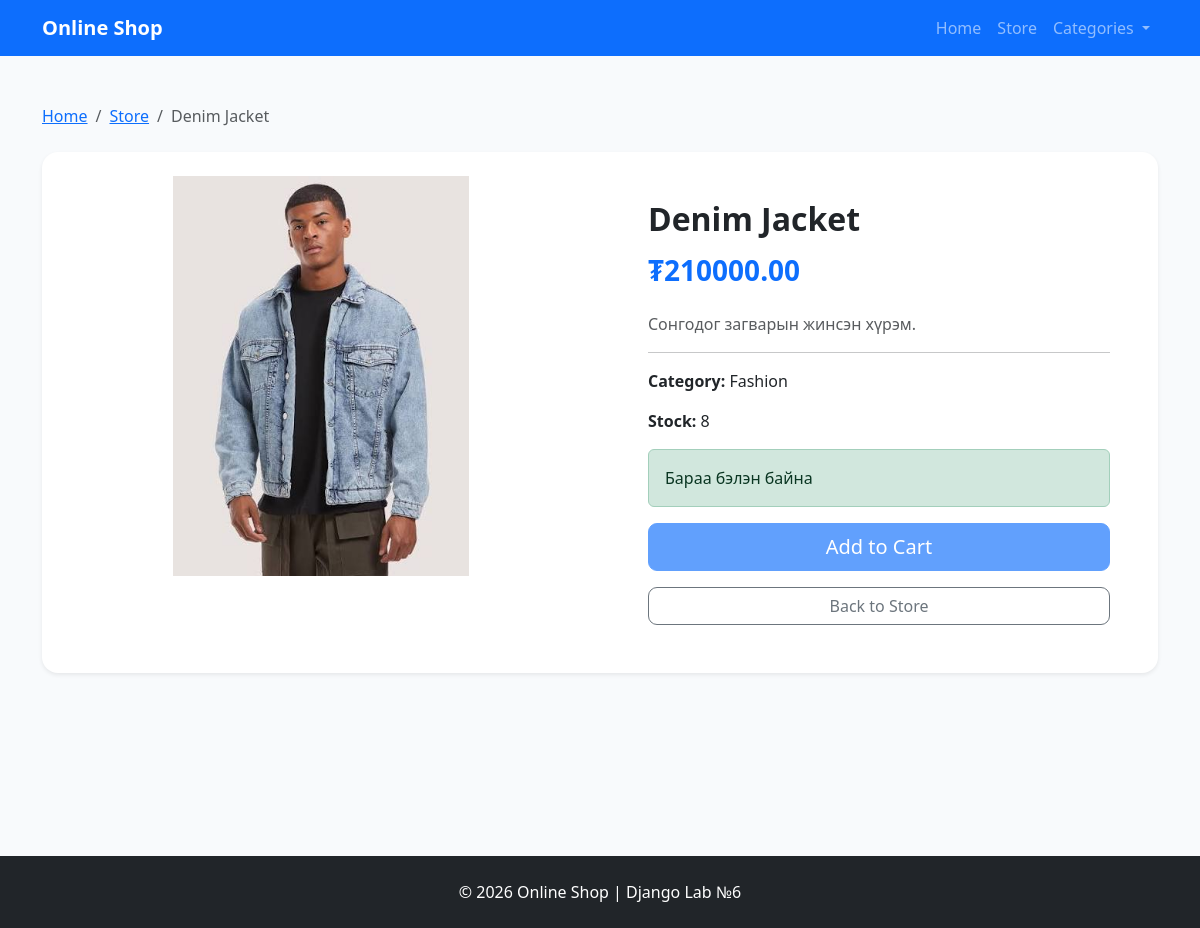
The page /fashion/denim-jacket/ on the database its author committed.
### store/models.py (models this page shows, shortened)
class Product(models.Model):
    product_name = models.CharField(max_length=200)
    slug = models.SlugField(max_length=200, unique=True)
    description = models.TextField(blank=True)
    price = models.DecimalField(
        max_digits=10,
        decimal_places=2
    )
    images = models.ImageField(
        upload_to='products/',
        blank=True
    )
    stock = models.PositiveIntegerField(default=0)
    is_available = models.BooleanField(default=True)
    category = models.ForeignKey(
        Category,
        on_delete=models.CASCADE
    )

class Category(models.Model):
    category_name = models.CharField(max_length=100)
    slug = models.SlugField(max_length=100, unique=True)
    def get_url(self):
        return reverse(
            'products_by_category',
            args=[self.slug]
        )

### store/views.py (the view)
def product_detail(request, category_slug, product_slug):
    product = get_object_or_404(
        Product.objects.select_related('category'),
        category__slug=category_slug,
        slug=product_slug
    )
    context = {
        'product': product,
    }
    return render(
        request,
        'store/product_detail.html',
        context
    )

### store/context_processors.py (called while the page is built)
def menu_links(request):
    categories = Category.objects.all().order_by('category_name')
    return {
        'menu_links': categories
    }

### templates/store/product_detail.html (shortened to what this page needs)
{% extends 'base.html' %}
{% block content %}
<section class="py-5">
    <div class="container">
        <nav aria-label="breadcrumb" class="mb-4">
            <ol class="breadcrumb">
                <li class="breadcrumb-item">
                    <a href="{% url 'home' %}">Home</a>
                </li>
                <li class="breadcrumb-item">
                    <a href="{% url 'store' %}">Store</a>
                </li>
                <li class="breadcrumb-item active">
                    {{ product.product_name }}
                </li>
            </ol>
        </nav>
        <div class="card border-0 shadow-sm rounded-4">
            <div class="row g-0">
                <div class="col-md-6 p-4">
                    {% if product.images %}
                    <img src="{{ product.images.url }}"
                         class="img-fluid rounded-4 detail-img"
                         alt="{{ product.product_name }}">
                    {% else %}
                    <div class="detail-img bg-light rounded-4
                                d-flex justify-content-center
                                align-items-center">
                        No Image
                    </div>
                    {% endif %}
                </div>
                <div class="col-md-6 p-4 p-lg-5">
                    <h2 class="fw-bold mb-3">
                        {{ product.product_name }}
                    </h2>
                    <h3 class="text-primary fw-bold mb-4">
                        ₮{{ product.price }}
                    </h3>
                    <p class="text-muted">
                        {{ product.description }}
                    </p>
                    <hr>
                    <p>
                        <strong>Category:</strong>
                        {{ product.category.category_name }}
                    </p>
                    <p>
                        <strong>Stock:</strong>
                        {{ product.stock }}
                    </p>
                    {% if product.stock > 0 and product.is_available %}
                    <div class="alert alert-success">
                        Бараа бэлэн байна
                    </div>
                    <button class="btn btn-primary btn-lg w-100"
                            type="button" disabled>
                        Add to Cart
                    </button>
                    {% endif %}
                    <a href="{% url 'store' %}"
                       class="btn btn-outline-secondary mt-3 w-100">
                        Back to Store
                    </a>
                </div>
            </div>
        </div>
    </div>
</section>
{% endblock %}

### static/css/style.css (style rules this page uses)
body { background: #f8fafc; font-family: 'Segoe UI', sans-serif; }
.detail-img { width: 100%; height: 400px; object-fit: contain; }
.btn { border-radius: 9px; }

### rows shown on the page
Product: product_name "Denim Jacket", images (picture), price "210000.00", description "Сонгодог загварын жинсэн хүрэм.", category.category_name "Fashion", stock "8"
